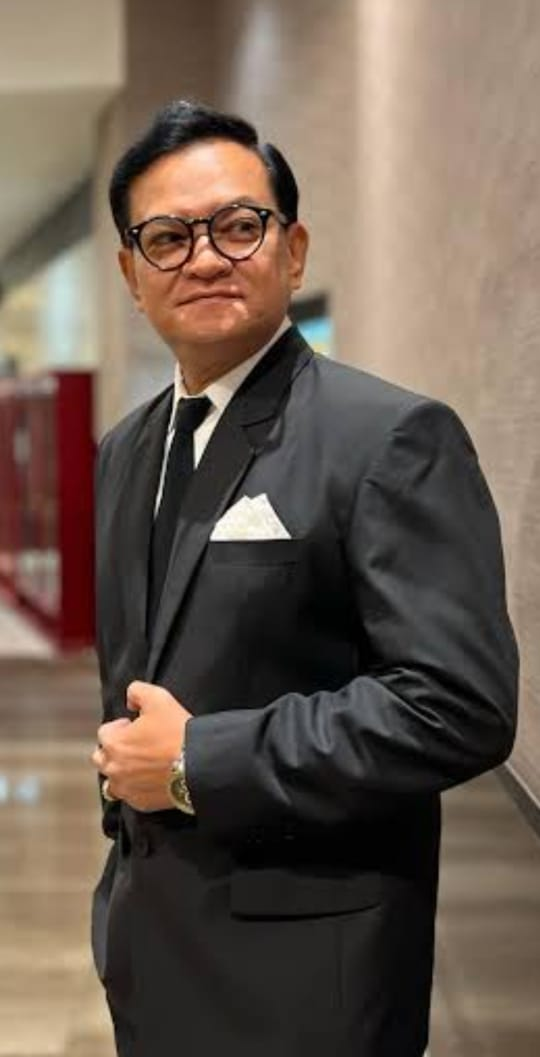
#> input picture images/testing/hedi.jpeg, 540 x 1057 px, given in place of the camera
$ python face_recog.py
#> lines starting #> are read from the running program, lines starting #| are printed output that depends on the picture; after the words box and inside, x2 and y2 are one past the last pixel; in counts of white or black regions, pixels touching at a corner belong together
import numpy as np
import cv2

# instantiate the camera object and haar cascade
cam = cv2.VideoCapture(0)
face_cas = cv2.CascadeClassifier('./haarcascade_frontalface_default.xml')

# declare the type of font to be used on output window
font = cv2.FONT_HERSHEY_SIMPLEX

# load the data from the numpy matrices and convert to linear vectors
f_01 = np.load('face_01.npy').reshape((20, 50*50*3))    # Prashant
#> (reads face_01.npy from the repository)
f_02=  np.load('face_02.npy').reshape((20, 50*50*3))    # Nil
#> (reads face_02.npy from the repository)

print(f_01.shape, f_02.shape)

# create a look-up dictionary
names = {
    0: 'Yovie',
    1: 'Hedi',

}

# create a matrix to store the labels
labels = np.zeros((40, 1))
labels[:20, :] = 0.0    # first 20 for Prashant (0)
labels[20:, :] = 1.0 # next 20 for Nil (1)

# combine all info into one data array
data = np.concatenate([f_01, f_02]) # (40, 7500)
print(data.shape, labels.shape)  # (40, 1)

# the distance and knn functions we defined earlier
def distance(x1, x2):
    return np.sqrt(((x1-x2)**2).sum())

def knn(x, train, targets, k=5):
    m = train.shape[0]
    dist = []
    for ix in range(m):
        # compute distance from each point and store in dist
        dist.append(distance(x, train[ix]))
    dist = np.asarray(dist)
    indx = np.argsort(dist)
    sorted_labels = labels[indx][:k]
    counts = np.unique(sorted_labels, return_counts=True)
    return counts[0][np.argmax(counts[1])]

while True:
    # get each frame
    ret, frame = cam.read()
#> frame is the input picture: shape (1057, 540, 3); mean B, G, R 80, 91.5, 106.5

    if ret == True:
        # convert to grayscale and get faces
        gray = cv2.cvtColor(frame, cv2.COLOR_BGR2GRAY)
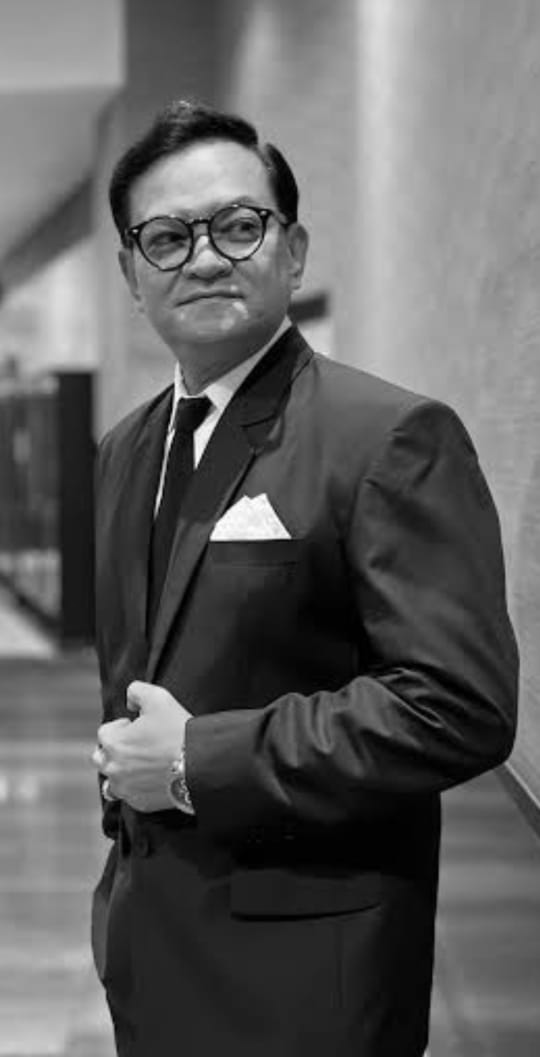
#> gray: shape (1057, 540); min 0, max 255, mean 94.7
        faces = face_cas.detectMultiScale(gray, 1.3, 5)
#> faces = [[111, 158, 194, 194]]

        # for each face
        for (x, y, w, h) in faces:
            face_component = frame[y:y+h, x:x+w]
            fc = cv2.resize(face_component, (50, 50))

            # after processing the image and rescaling
            # convert to linear vector using .flatten()
            # and pass to knn function along with all the data

            lab = knn(fc.flatten(), data, labels)
            # convert this label to int and get the corresponding name
            text = names[int(lab)]

            # display the name
            cv2.putText(frame, text, (x, y), font, 1, (255, 255, 0), 2)

            # draw a rectangle over the face
            cv2.rectangle(frame, (x, y), (x+w, y+h), (0, 0, 255), 2)
#> this loop made 1 pass
#> (x, y, w, h, m in knn, sorted_labels in knn, counts in knn, lab) on pass 1: (111, 158, 194, 194, 40, [1, 0, 1, 1, 1], ([0, 1], [1, 4]), 1)
#> pass 1, `face_component = frame[y:y+h, x:x+w]`:
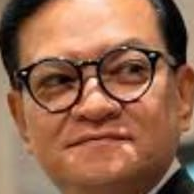
#> face_component: shape (194, 194, 3); mean B, G, R 78.6, 103.1, 148.7
#> pass 1, `fc = cv2.resize(face_component, (50, 50))`:
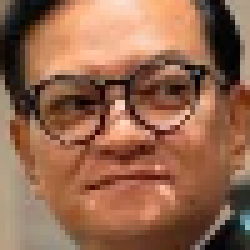
#> fc: shape (50, 50, 3) (shown 5 times larger); mean B, G, R 78.4, 102.9, 148.5
#> after the loop:
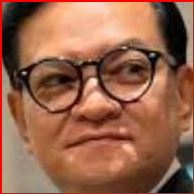
#> face_component: shape (194, 194, 3); 3.07% of pixels changed, all inside (x1, y1, x2, y2) = (0, 0, 194, 194)
#> after the loop:
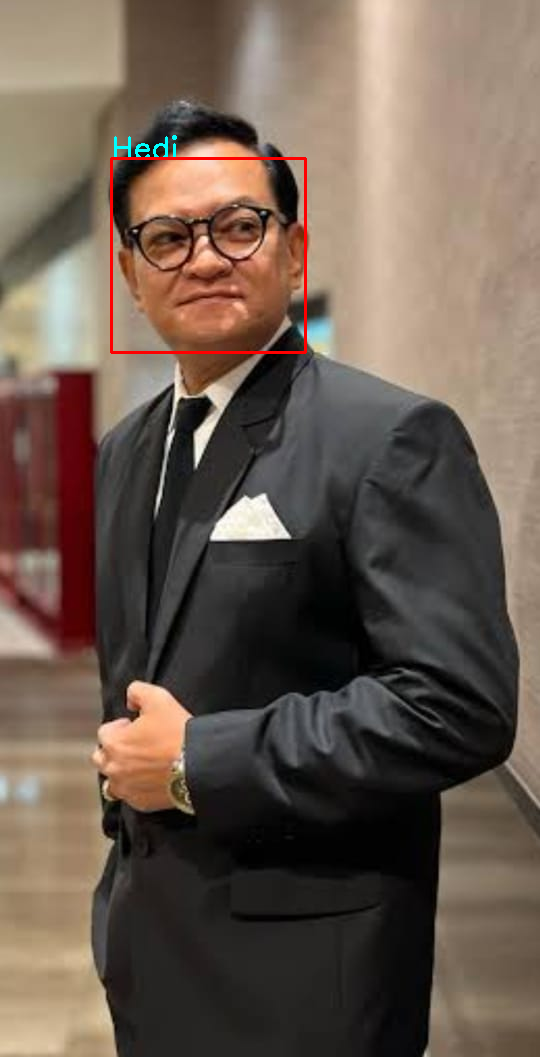
#> frame: shape (1057, 540, 3); 0.49% of pixels changed, all inside (x1, y1, x2, y2) = (110, 135, 307, 354)
        cv2.imshow('face recognition', frame)

        if cv2.waitKey(1) == 27:
#> (key Esc is pressed here)
            break
    else:
        print('Error')

cv2.destroyAllWindows()
